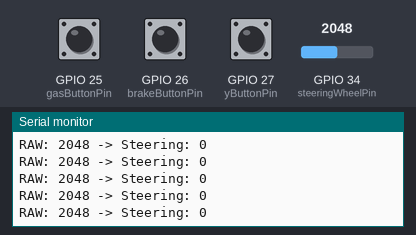
Recording of a program running on a simulated ESP32. Parts: the last lines printed to the serial monitor. Inputs (shaded band) come from the test bench; at power-on: GPIO 34 (steeringWheelPin) = 2048, GPIO 25 (gasButtonPin) HIGH, GPIO 26 (brakeButtonPin) HIGH, GPIO 27 (yButtonPin) HIGH. USB keyboard and mouse output is not drawn.

Above: at 2.2 s.
2.3 s: GPIO 34 (steeringWheelPin) set to 2866
At 2.8 s:
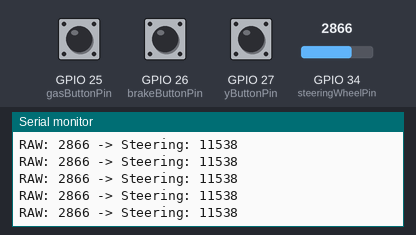
3.8 s: GPIO 34 (steeringWheelPin) set to 3603
At 4.8 s:
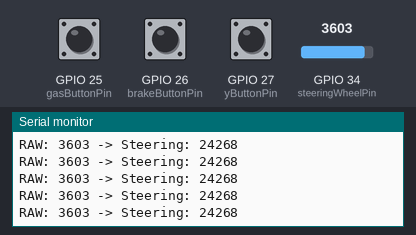
Timing chart, 0 to 6.8 s (numbered marks = the images above; inputs shaded):
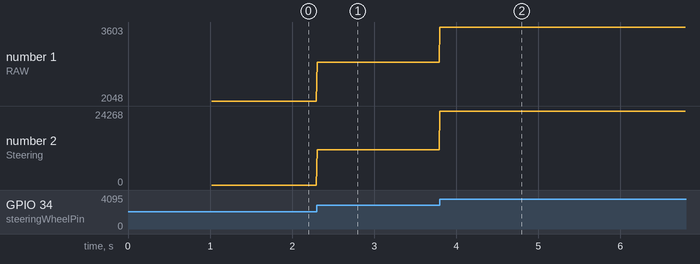

The program:

main.cpp
```cpp
#include <Arduino.h>
#include <BleGamepad.h>

// ================= НАСТРОЙКИ =================
const int steeringWheelPin = 34;  // Аналоговый вход руля
const int gasButtonPin = 25;      // Кнопка газа
const int brakeButtonPin = 26;    // Кнопка тормоза (L2)
const int yButtonPin = 27;        // Кнопка Y

// Ширина мёртвой зоны вокруг центра (в отсчётах АЦП, можно менять)
const int DEAD_ZONE = 150;   // Увеличьте это значение, если руль "дрожит"

// ====== ОСТАЛЬНОЕ НЕ ТРОГАТЬ ======
BleGamepad bleGamepad("ESP32 Racing Wheel", "ESP32 Community", 100);

// Центр руля, запомненный при включении
int centerRaw = 2048;        // будет переопределён в setup()
int leftLimit, rightLimit;   // границы зон

// Газ
bool lastGasButtonState = HIGH;
// Тормоз
bool lastBrakeButtonState = HIGH;
// Y
bool lastYButtonState = HIGH;

void setup() {
  Serial.begin(115200);
  pinMode(steeringWheelPin, INPUT);
  pinMode(gasButtonPin, INPUT_PULLUP);
  pinMode(brakeButtonPin, INPUT_PULLUP);
  pinMode(yButtonPin, INPUT_PULLUP);

  // --- Калибровка центра (не трогайте руль первые секунды!) ---
  delay(500); // даём питанию устаканиться
  long sum = 0;
  const int samples = 50;
  for (int i = 0; i < samples; i++) {
    sum += analogRead(steeringWheelPin);
    delay(10);
  }
  centerRaw = sum / samples;

  // Вычисляем границы зон относительно центра
  leftLimit  = centerRaw - DEAD_ZONE;   // всё, что меньше – лево
  rightLimit = centerRaw + DEAD_ZONE;   // всё, что больше – право

  Serial.print("Центр откалиброван: ");
  Serial.println(centerRaw);
  Serial.print("Левая зона: 0 ... ");
  Serial.println(leftLimit);
  Serial.print("Центральная зона: ");
  Serial.print(leftLimit);
  Serial.print(" ... ");
  Serial.println(rightLimit);
  Serial.print("Правая зона: ");
  Serial.print(rightLimit);
  Serial.println(" ... 4095");

  bleGamepad.begin();
  Serial.println("BLE Gamepad готов (без фильтра, с автокалибровкой)");
}

void loop() {
  if (bleGamepad.isConnected()) {

    // --- РУЛЬ (без фильтра) ---
    int raw = analogRead(steeringWheelPin);

    int steering = 0;

    if (raw < leftLimit) {
      // ЛЕВО: масштабируем от leftLimit (центр) до 0 (крайне левое положение)
      steering = map(raw, leftLimit, 0, -32767, 0);
      steering = constrain(steering, -32767, 0);
    }
    else if (raw > rightLimit) {
      // ПРАВО: масштабируем от rightLimit до 4095 (крайне правое положение)
      steering = map(raw, rightLimit, 4095, 0, 32767);
      steering = constrain(steering, 0, 32767);
    }
    else {
      // ЦЕНТР
      steering = 0;
    }

    bleGamepad.setX(steering);

    // --- ГАЗ (R2) ---
    bool gasButtonState = digitalRead(gasButtonPin);

    if (gasButtonState == LOW && lastGasButtonState == HIGH) {
      bleGamepad.press(BUTTON_8);  // R2
    }
    else if (gasButtonState == HIGH && lastGasButtonState == LOW) {
      bleGamepad.release(BUTTON_8);
    }

    lastGasButtonState = gasButtonState;

    // --- ТОРМОЗ (L2) ---
    bool brakeButtonState = digitalRead(brakeButtonPin);

    if (brakeButtonState == LOW && lastBrakeButtonState == HIGH) {
      bleGamepad.press(BUTTON_7);  // L2
    }
    else if (brakeButtonState == HIGH && lastBrakeButtonState == LOW) {
      bleGamepad.release(BUTTON_7);
    }

    lastBrakeButtonState = brakeButtonState;

    // --- КНОПКА Y ---
    bool yButtonState = digitalRead(yButtonPin);

    if (yButtonState == LOW && lastYButtonState == HIGH) {
      bleGamepad.press(BUTTON_4);  // Y
    }
    else if (yButtonState == HIGH && lastYButtonState == LOW) {
      bleGamepad.release(BUTTON_4);
    }

    lastYButtonState = yButtonState;

    // --- Диагностика (вывод в Serial) ---
    Serial.print("RAW: ");
    Serial.print(raw);
    Serial.print(" -> Steering: ");
    Serial.println(steering);

    delay(10);
  }
  else {
    delay(500);
  }
}
```

Measured:
- after the input at 2.3 s, the serial monitor: prints a new line at once (image 1)
- after the input at 3.8 s, the serial monitor: prints a new line at once (image 2)
- plotted number 1: 2048 → 2866 after the input at 2.3 s, 2866 → 3603 after the input at 3.8 s
- plotted number 2: 0 → 11538 after the input at 2.3 s, 11538 → 24268 after the input at 3.8 s
